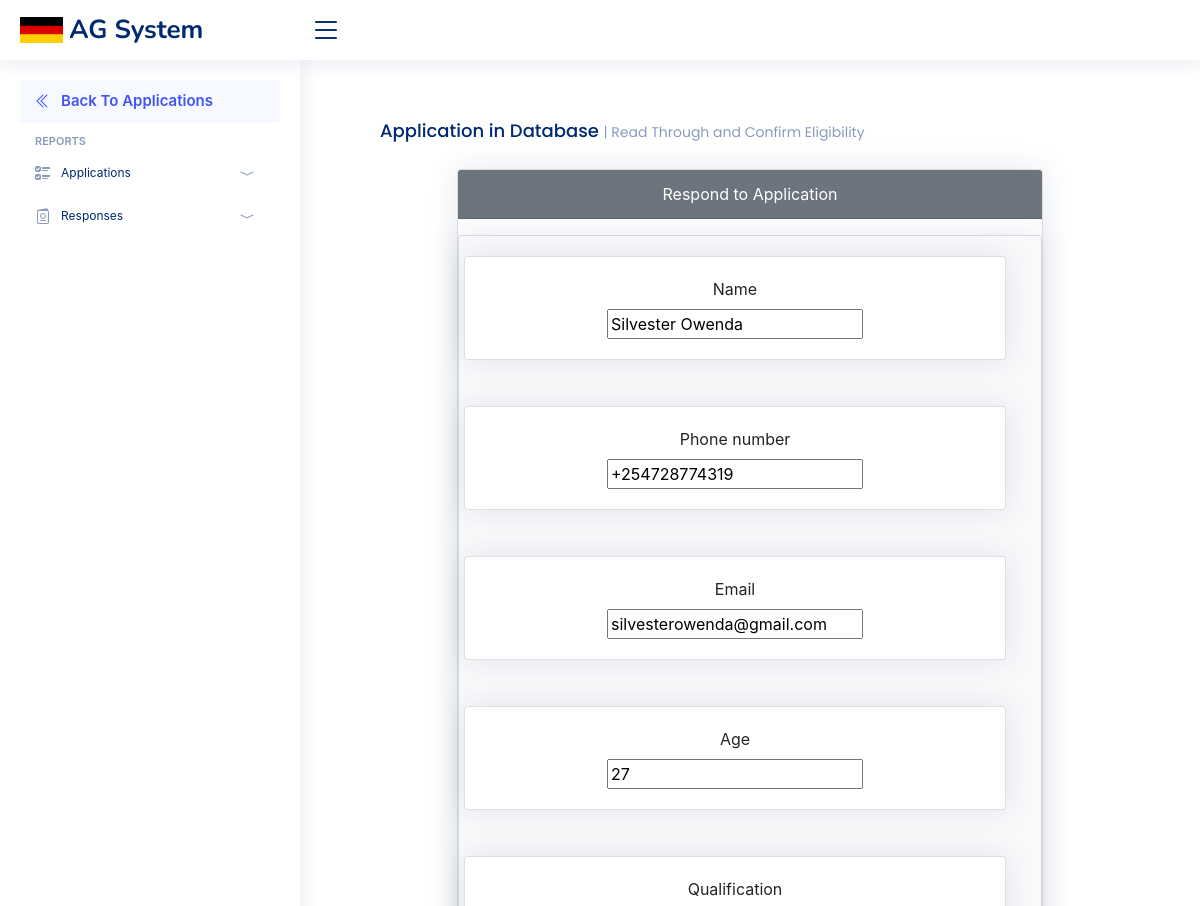
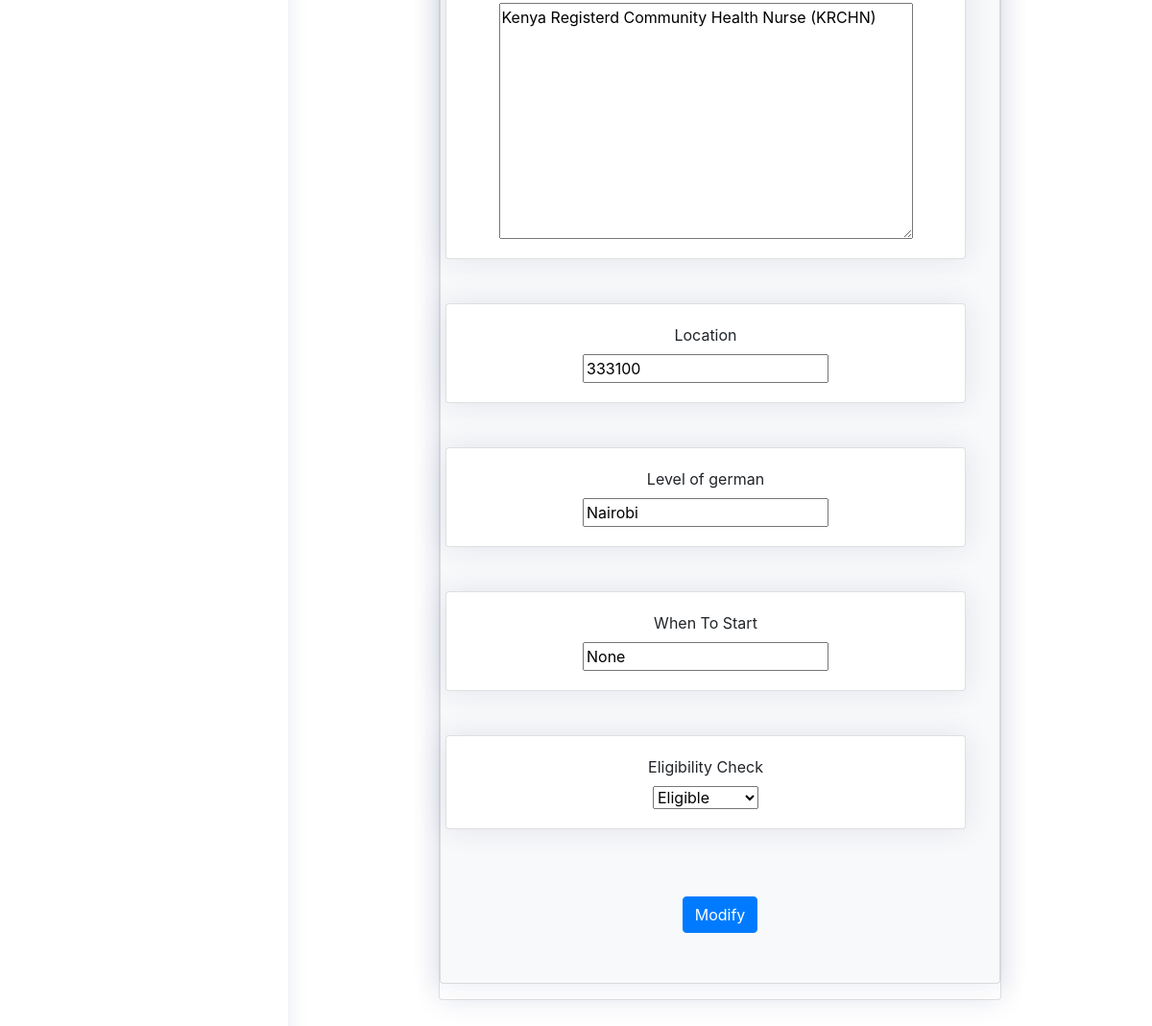
The app's page /crmpage/sheet2_edit/1/ (signed in) with its own data (2 pictures, top to bottom).
### crmpage/models.py (models this page shows)
class Sheet2Application(models.Model):
    timestamp = models.CharField(max_length=255, blank=True, null=True)
    name = models.CharField(max_length=255, blank=True, null=True)
    phone_number = models.CharField(max_length=255, blank=True, null=True)
    email = models.CharField(max_length=255, blank=True, null=True)
    age = models.CharField(max_length=255, blank=True, null=True)
    qualification = models.TextField(blank=True, null=True)
    location = models.CharField(max_length=255, blank=True, null=True)
    level_of_german = models.CharField(max_length=255, blank=True, null=True)
    enrol_in_course = models.CharField(max_length=255, blank=True, null=True)
    questions = models.CharField(max_length=255, blank=True, null=True)
    time_for_class = models.CharField(max_length=255, blank=True, null=True)
    online_or_physical = models.CharField(max_length=255, blank=True, null=True)
    days_for_class = models.CharField(max_length=255, blank=True, null=True)
    Reply = models.CharField(max_length=50, null=True, choices=ELIGIBILITY, default='Pending')

### crmpage/views.py (the view)
# urls.py: path('crmpage/sheet2_edit/<int:pk>/', views.apps_edit, {'model_type': 'sheet2application'}, name='sheet2_edit'),
def apps_edit(request, pk, model_type):
    if model_type == 'application':
        model = Application
        form_class = EditApps
    elif model_type == 'sheet2application':
        model = Sheet2Application
        form_class = EditSheet2App
    else:
        return HttpResponseBadRequest("Invalid model type")
    item = get_object_or_404(model, pk=pk)
    if request.method == "POST":
        form = form_class(request.POST, instance=item)
        if form.is_valid():
            form.save()
            return redirect('applications')  # Replace with the appropriate URL
    else:
        form = form_class(instance=item)
    return render(request, 'edit_data.html', {'form': form})

### crmpage/forms.py
class EditSheet2App(forms.ModelForm):
    class Meta:
        model = Sheet2Application
        fields = ['name', 'phone_number', 'email', 'age', 'qualification', 'location', 'level_of_german',
                  'enrol_in_course', 'Reply']  # Add the relevant fields from Sheet2Application model
        labels = {
            'enrol_in_course': 'When To Start',
            'Reply': 'Eligibility Check',
        }
    def __init__(self, *args, **kwargs):
        super(EditSheet2App, self).__init__(*args, **kwargs)
        readonly_fields = ['name', 'phone_number', 'email', 'age', 'qualification', 'location', 'level_of_german',
                           'enrol_in_course']
        for field_name in readonly_fields:
            self.fields[field_name].widget.attrs.update({'readonly': 'readonly'})

### crmpage/templates/edit_data.html (shortened to what this page needs)
{% load crispy_forms_tags %}
{% load static %}
<html lang="en">
<head>
    <link href="{% static 'vendor/bootstrap/css/bootstrap.min.css' %}" rel="stylesheet">
    <link href="{% static 'vendor/bootstrap-icons/bootstrap-icons.css' %}" rel="stylesheet">
    <link href="{% static 'vendor/boxicons/css/boxicons.min.css' %}" rel="stylesheet">
    <link href="{% static 'vendor/quill/quill.snow.css' %}" rel="stylesheet">
    <link href="{% static 'vendor/quill/quill.bubble.css' %}" rel="stylesheet">
    <link href="{% static 'vendor/remixicon/remixicon.css' %}" rel="stylesheet">
    <link href="{% static 'vendor/simple-datatables/style.css' %}" rel="stylesheet">
    <link href="{% static '/css/style.css' %}" rel="stylesheet">
    <link rel="stylesheet" href="https://stackpath.bootstrapcdn.com/bootstrap/4.5.2/css/bootstrap.min.css">
</head>
<body>
<header id="header" class="header fixed-top d-flex align-items-center">
    <div class="d-flex align-items-center justify-content-between">
        <a href="/" class="logo d-flex align-items-center">
            <img src="{% static 'img/german_flag.png' %}" alt="">
            <span class="d-none d-lg-block">AG System</span>
        </a>
        <i class="bi bi-list toggle-sidebar-btn"></i>
    </div>
</header>
<aside id="sidebar" class="sidebar">
{% if user.is_authenticated %}
    <ul class="sidebar-nav" id="sidebar-nav">
        <li class="nav-item">
            <a class="nav-link " href="/applications">
                <i class="bi bi-chevron-double-left"></i>
                <span>Back To Applications</span>
            </a>
        </li>
        <li class="nav-heading">Reports</li>
        <li class="nav-item">
            <a class="nav-link collapsed" data-bs-target="#icons-nav" data-bs-toggle="collapse" href="#">
                <i class="bi bi-ui-checks"></i>
                <small> <span>Applications</span></small>
                <i class="bi bi-chevron-compact-down ms-auto"></i>
            </a>
        </li>
        <li class="nav-item">
            <a class="nav-link collapsed" data-bs-target="#responses-nav" data-bs-toggle="collapse" href="#">
                <i class="bi bi-passport"></i>
                <small> <span>Responses</span></small>
                <i class="bi bi-chevron-compact-down ms-auto"></i>
            </a>
        </li>
    </ul>
</aside>
<main id="main" class="main">
    <div class="col-12">
        <div class="container overflow-auto">
                <div class="card-body">
                    <h5 class="card-title">Application in Database <span> | Read Through and Confirm Eligibility </span> </h5>
                    <div class="container col-md-10 edit_box">
                        <div class="card text-center" style="max-width">
                            <div class="card-header text-white bg-secondary mb-3">Respond to Application</div>
                            <div class="card-body card bg-light mb-3">
                        <form method="POST" id="editForm">
                            {% for field in form %}
                            <div class="form-group row " style="width:100%">
                                <div class="card">
                                <div class="card-body " >
                                <label for="id_{{ field.name }}" class="col-sm-6 form-label">{{ field.label }}</label>
                                <div class="justify-content-center">
                                    {{ field }}
                                </div>
                                    </div>
                                    </div>
                            </div>
                            {% endfor %}
                            <div class="form-group row">
                                <div class=" justify-content-center "><br>
                                  <button type="button" class="btn btn-primary" onclick="showConfirmationModal()">
                                        Modify
                                    </button>
                                </div>
                            </div>
                        </form>
                            </div>
                        </div>
                    </div>
                </div>
            </div>
        </div>
    {% endif %}
</main>
</body>
</html>

### crmpage/static/css/style.css (style rules this page uses)
:root { scroll-behavior: smooth; }
body { font-family: "Open Sans", sans-serif; background: #f6f9ff; color: #444444; }
a { color: #4154f1; text-decoration: none; }
h1, h2, h3, h4, h5, h6 { font-family: "Nunito", sans-serif; }
#main { margin-top: 60px; padding: 20px 30px; transition: all 0.3s; }
.card { margin-bottom: 30px; border: none; border-radius: 5px; box-shadow: 0px 0 30px rgba(1, 41, 112, 0.1); }
.card-header, .card-footer { border-color: #ebeef4; background-color: #fff; color: #798eb3; padding: 15px; }
.card-title { padding: 20px 0 15px 0; font-size: 18px; font-weight: 500; color: #012970; font-family: "Poppins", sans-serif; }
.card-title span { color: #899bbd; font-size: 14px; font-weight: 400; }
.card-body { padding: 0 20px 20px 20px; }
.logo { line-height: 1; }
@media (min-width: 1200px) { .logo { width: 280px; } }
.logo img { max-height: 26px; margin-right: 6px; }
.logo span { font-size: 26px; font-weight: 700; color: #012970; font-family: "Nunito", sans-serif; }
.header { transition: all 0.5s; z-index: 997; height: 60px; box-shadow: 0px 2px 20px rgba(1, 41, 112, 0.1); background-color: #fff; padding-left: 20px; }
.header .toggle-sidebar-btn { font-size: 32px; padding-left: 10px; cursor: pointer; color: #012970; }
.sidebar { position: fixed; top: 60px; left: 0; bottom: 0; width: 300px; z-index: 996; transition: all 0.3s; padding: 20px; overflow-y: auto; scrollbar-width: thin; scrollbar-color: #aab7cf transparent; box-shadow: 0px 0px 20px rgba(1, 41, 112, 0.1); background-color: #fff; }
@media (min-width: 1200px) { #main, #footer { margin-left: 300px; } }
.sidebar-nav { padding: 0; margin: 0; list-style: none; }
.sidebar-nav li { padding: 0; margin: 0; list-style: none; }
.sidebar-nav .nav-item { margin-bottom: 5px; }
.sidebar-nav .nav-heading { font-size: 11px; text-transform: uppercase; color: #899bbd; font-weight: 600; margin: 10px 0 5px 15px; }
.sidebar-nav .nav-link { display: flex; align-items: center; font-size: 15px; font-weight: 600; color: #4154f1; transition: 0.3; background: #f6f9ff; padding: 10px 15px; border-radius: 4px; }
.sidebar-nav .nav-link i { font-size: 16px; margin-right: 10px; color: #4154f1; }
.sidebar-nav .nav-link.collapsed { color: #012970; background: #fff; }
.sidebar-nav .nav-link.collapsed i { color: #899bbd; }

### records on screen
Sheet2Application: form "Silvester Owenda" "+254728774319" "silvesterowenda@gmail.com" "27" "Kenya Registerd Community Health Nurse (KRCHN)" "333100" "Nairobi" "None" "Eligible"

### other values on screen
{{ field.label }} "Name" "Phone number" "Email" "Age" "Qualification" "Location" "Level of german" "When To Start" "Eligibility Check"
